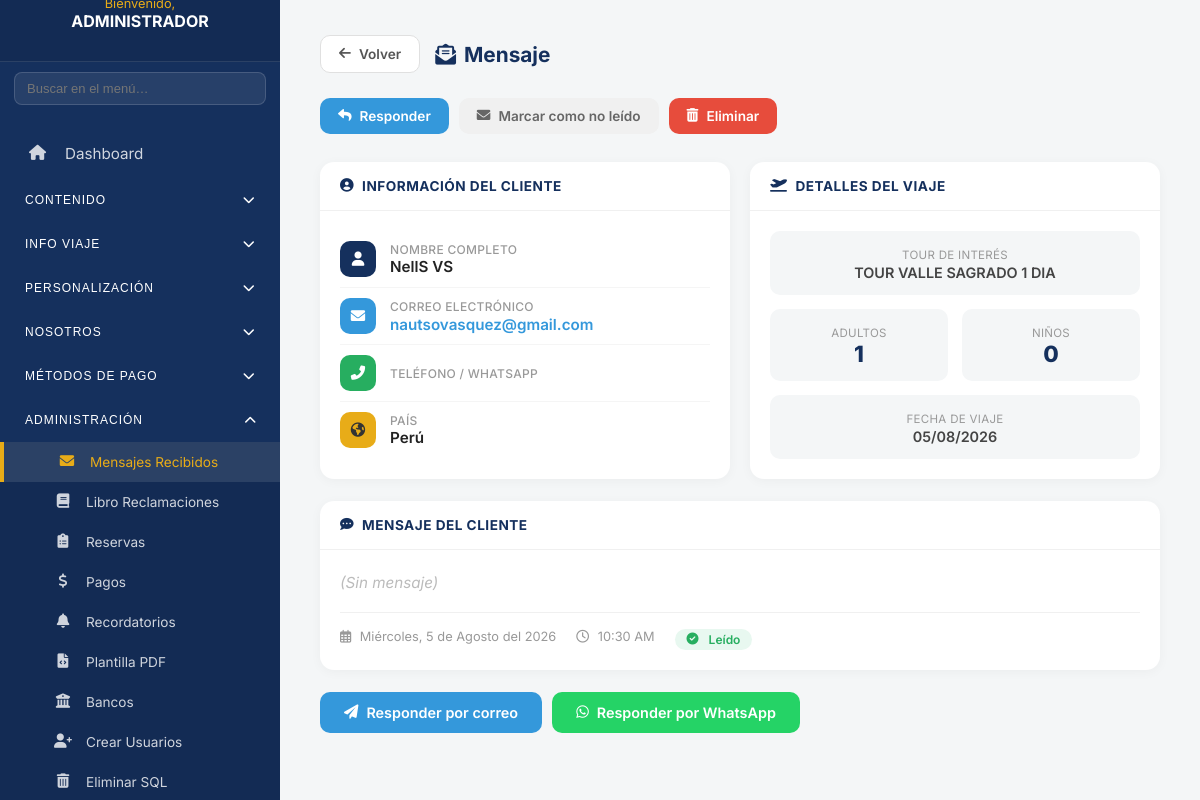
The page /admin/mensajes_ver.php?id=17 (signed in) on the database its author committed.
### tables this page shows
CREATE TABLE `mensajes` (
  `id` int NOT NULL AUTO_INCREMENT,
  `nombre` varchar(100) NOT NULL,
  `email` varchar(100) NOT NULL,
  `pais` varchar(100) DEFAULT NULL,
  `telefono` varchar(20) DEFAULT NULL,
  `adultos` int DEFAULT '0',
  `ninos` int DEFAULT '0',
  `fecha_viaje` date DEFAULT NULL,
  `tour_interes` varchar(255) DEFAULT NULL,
  `mensaje` text NOT NULL,
  `leido` tinyint(1) DEFAULT '0',
  `fecha_creacion` timestamp NOT NULL DEFAULT CURRENT_TIMESTAMP,
  PRIMARY KEY (`id`)
);

### admin/mensajes_ver.php (the view, shortened to what this page needs)
<?php
$db = (new Database())->getConnection();
$id = isset($_GET['id']) ? (int)$_GET['id'] : 0;
$stmt = $db->prepare("SELECT * FROM mensajes WHERE id = ?");
$stmt->execute([$id]);
$msg = $stmt->fetch(PDO::FETCH_ASSOC);
if (!$msg['leido']) {
    $msg['leido'] = 1;
}
$hora = date('h:i A', strtotime($msg['fecha_creacion']));
$dias = [
    'Monday' => 'Lunes', 'Tuesday' => 'Martes', 'Wednesday' => 'Miércoles',
    'Thursday' => 'Jueves', 'Friday' => 'Viernes', 'Saturday' => 'Sábado', 'Sunday' => 'Domingo',
];
$meses = [
    'January' => 'Enero', 'February' => 'Febrero', 'March' => 'Marzo', 'April' => 'Abril',
    'May' => 'Mayo', 'June' => 'Junio', 'July' => 'Julio', 'August' => 'Agosto',
    'September' => 'Setiembre', 'October' => 'Octubre', 'November' => 'Noviembre', 'December' => 'Diciembre',
];
$fecha_legible = $dias[date('l', strtotime($msg['fecha_creacion']))] . ', ' . date('j', strtotime($msg['fecha_creacion'])) . ' de ' . $meses[date('F', strtotime($msg['fecha_creacion']))] . ' del ' . date('Y', strtotime($msg['fecha_creacion']));
?>
<!DOCTYPE html>
<html lang="es">
<head>
    <link rel="stylesheet" href="https://cdnjs.cloudflare.com/ajax/libs/font-awesome/6.0.0/css/all.min.css">
    <link rel="stylesheet" href="../assets/css/admin.css">
</head>
<body>
<div class="admin-wrapper">
    <?php include '../includes/sidebar.php'; ?>
    <main class="main-content">
        <div class="top-bar">
            <a href="mensajes.php" class="btn-back"><i class="fas fa-arrow-left"></i> Volver</a>
            <h1 class="page-title"><i class="fas fa-envelope-open-text" style="margin-right:8px"></i>Mensaje</h1>
        </div>
        <div class="action-bar">
            <a href="mailto:<?= htmlspecialchars($msg['email']) ?>?subject=Respuesta%20IntiPath%20Tours" class="btn-reply">
                <i class="fas fa-reply"></i> Responder
            </a>
            <a href="mensajes_ver.php?id=<?= $id ?>&accion=toggle_leido" class="btn-toggle">
                <i class="fas <?= $msg['leido'] ? 'fa-envelope' : 'fa-envelope-open' ?>"></i>
                Marcar como <?= $msg['leido'] ? 'no leído' : 'leído' ?>
            </a>
            <a href="mensajes_ver.php?id=<?= $id ?>&accion=eliminar" class="btn-delete" onclick="return confirm('¿Eliminar este mensaje permanentemente?')">
                <i class="fas fa-trash-alt"></i> Eliminar
            </a>
        </div>
        <div class="grid-2">
            <div class="card">
                <div class="card-header" style="color:var(--azul)"><i class="fas fa-user-circle"></i> Información del Cliente</div>
                <div class="card-body">
                    <div class="client-row">
                        <div class="icon icon-user"><i class="fas fa-user"></i></div>
                        <div>
                            <div class="label">Nombre completo</div>
                            <div class="value"><?= htmlspecialchars($msg['nombre']) ?></div>
                        </div>
                    </div>
                    <div class="client-row">
                        <div class="icon icon-email"><i class="fas fa-envelope"></i></div>
                        <div>
                            <div class="label">Correo electrónico</div>
                            <a href="mailto:<?= htmlspecialchars($msg['email']) ?>" class="value"><?= htmlspecialchars($msg['email']) ?></a>
                        </div>
                    </div>
                    <div class="client-row">
                        <div class="icon icon-phone"><i class="fas fa-phone-alt"></i></div>
                        <div>
                            <div class="label">Teléfono / WhatsApp</div>
                        </div>
                    </div>
                    <?php if (!empty($msg['pais'])): ?>
                    <div class="client-row">
                        <div class="icon icon-globe"><i class="fas fa-globe-americas"></i></div>
                        <div>
                            <div class="label">País</div>
                            <div class="value"><?= htmlspecialchars($msg['pais']) ?></div>
                        </div>
                    </div>
                    <?php endif; ?>
                </div>
            </div>
            <div class="card">
                <div class="card-header" style="color:var(--azul)"><i class="fas fa-plane-departure"></i> Detalles del Viaje</div>
                <div class="card-body">
                    <div class="travel-grid">
                        <?php if (!empty($msg['tour_interes'])): ?>
                        <div class="travel-item" style="grid-column:1/-1">
                            <div class="lbl">Tour de interés</div>
                            <div class="detail"><?= htmlspecialchars($msg['tour_interes']) ?></div>
                        </div>
                        <?php endif; ?>
                        <div class="travel-item">
                            <div class="lbl">Adultos</div>
                            <div class="num"><?= (int)$msg['adultos'] ?></div>
                        </div>
                        <div class="travel-item">
                            <div class="lbl">Niños</div>
                            <div class="num"><?= (int)$msg['ninos'] ?></div>
                        </div>
                        <?php if (!empty($msg['fecha_viaje'])): ?>
                        <div class="travel-item" style="grid-column:1/-1">
                            <div class="lbl">Fecha de viaje</div>
                            <div class="detail"><?= date('d/m/Y', strtotime($msg['fecha_viaje'])) ?></div>
                        </div>
                        <?php endif; ?>
                    </div>
                </div>
            </div>
        </div>
        <div class="card msg-card">
            <div class="card-header" style="color:var(--azul)"><i class="fas fa-comment-dots"></i> Mensaje del Cliente</div>
            <div class="card-body">
                <div class="msg-content"><?= htmlspecialchars($msg['mensaje']) ?></div>
                <div class="msg-meta">
                    <span><i class="far fa-calendar-alt"></i> <?= $fecha_legible ?></span>
                    <span><i class="far fa-clock"></i> <?= $hora ?></span>
                    <span>
                        <span class="badge-leido <?= $msg['leido'] ? 'leido' : 'no-leido' ?>">
                            <i class="fas <?= $msg['leido'] ? 'fa-check-circle' : 'fa-clock' ?>"></i>
                            <?= $msg['leido'] ? 'Leído' : 'No leído' ?>
                        </span>
                    </span>
                </div>
            </div>
        </div>
        <div style="display:flex;gap:10px;flex-wrap:wrap;margin-top:5px">
            <a href="mailto:<?= htmlspecialchars($msg['email']) ?>?subject=Respuesta%20IntiPath%20Tours&body=Hola%20<?= urlencode($msg['nombre']) ?>%2C" class="btn-reply" style="display:inline-flex;align-items:center;gap:8px;padding:12px 24px;border-radius:10px;font-weight:600;font-size:0.9rem;text-decoration:none;background:var(--info);color:#fff;transition:0.2s">
                <i class="fas fa-paper-plane"></i> Responder por correo
            </a>
            <a href="https://wa.me/<?= preg_replace('/[^0-9]/', '', $msg['telefono']) ?>?text=Hola%20<?= urlencode($msg['nombre']) ?>%2C%20recibimos%20tu%20consulta%20desde%20IntiPath%20Tours." target="_blank" style="display:inline-flex;align-items:center;gap:8px;padding:12px 24px;border-radius:10px;font-weight:600;font-size:0.9rem;text-decoration:none;background:#25d366;color:#fff;transition:0.2s">
                <i class="fab fa-whatsapp"></i> Responder por WhatsApp
            </a>
        </div>
    </main>
</div>
</body>
</html>

### assets/css/admin.css (style rules this page uses)
:root { --color-primario-azul: #15305D; --color-secundario-amarillo: #E8AC18; --color-texto-oscuro: #2C3E50; --color-texto-claro: #ECF0F1; --sidebar-width: 280px; }
body { background-color: #f4f6f7; font-family: 'Montserrat', sans-serif; margin: 0; color: var(--color-texto-oscuro); }
.admin-wrapper, .admin-container { display: flex; min-height: 100vh; }
.main-content { flex: 1; padding: 30px 40px; overflow-y: auto; background-color: #f4f6f7; }

### rows shown on the page
mensajes: nombre "NellS VS", email "nautsovasquez@gmail.com", pais "Perú", tour_interes "TOUR VALLE SAGRADO 1 DIA", adultos "1", ninos "0", fecha_viaje "05/08/2026", fecha_creacion "Miércoles, 5 de Agosto del 2026", fecha_creacion "10:30 AM"

### other values the page prints
$usuario_nombre "ADMINISTRADOR"
